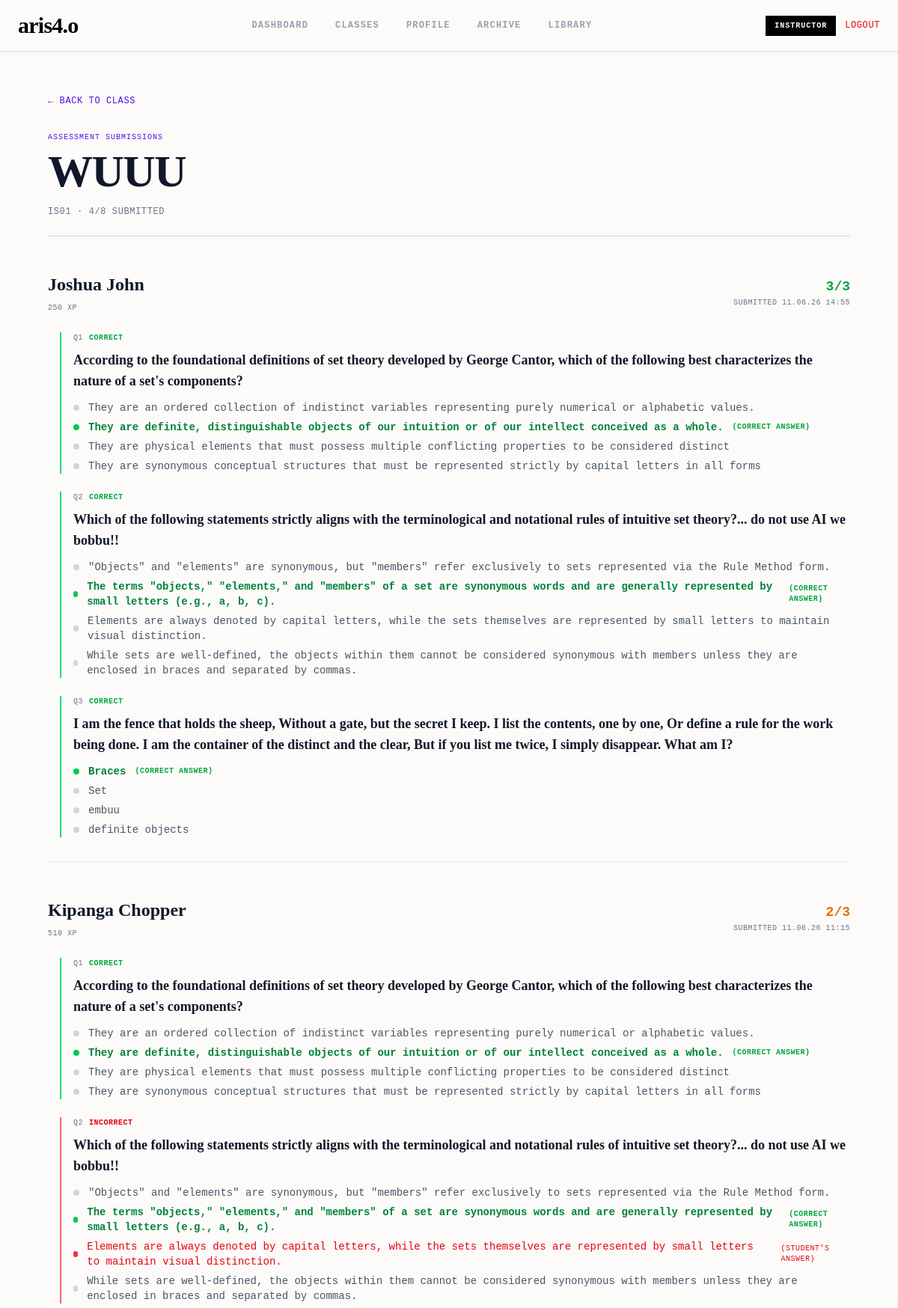
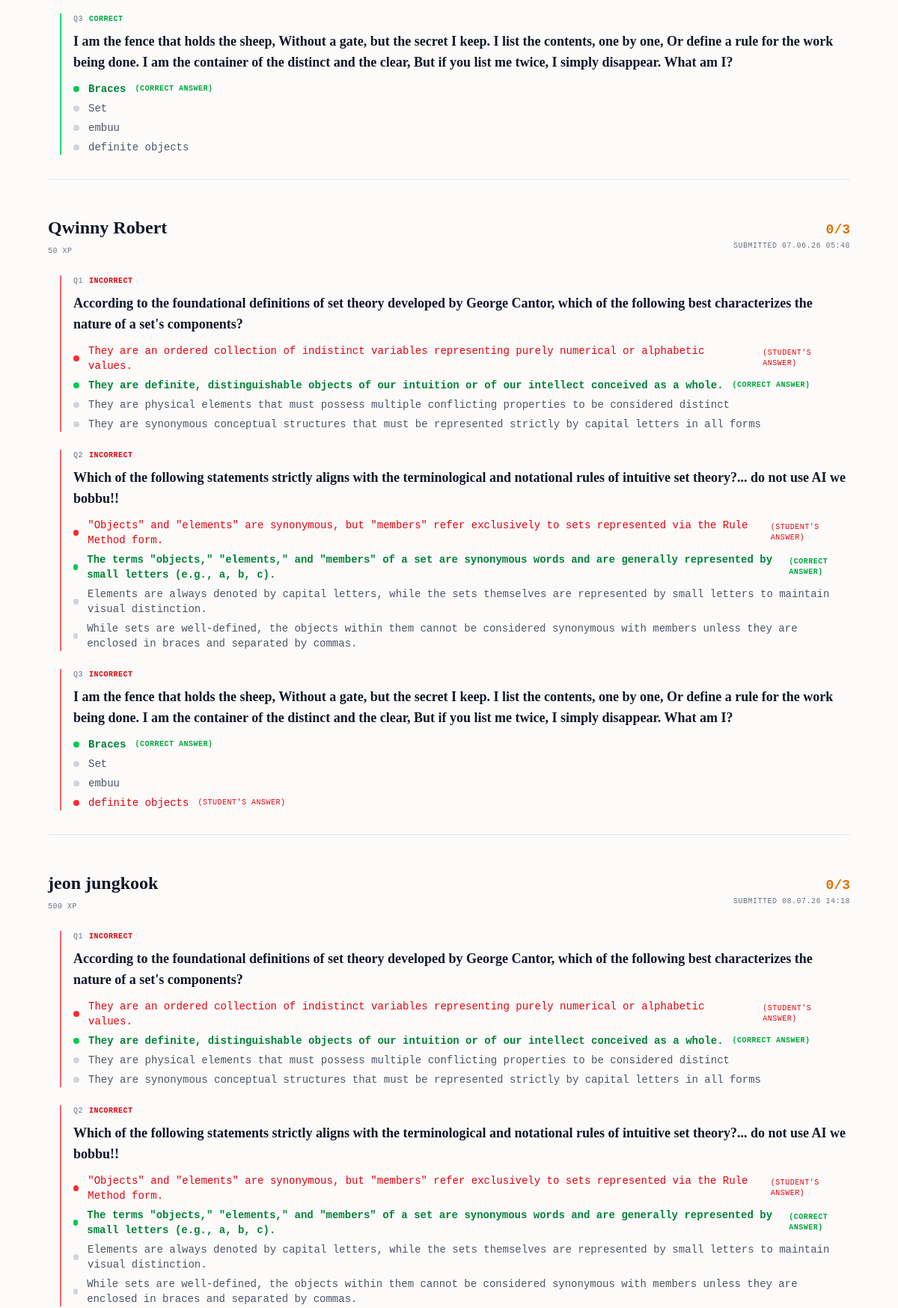
The page /instructor/quiz/4/submissions/ (signed in, upper part) on the database its author committed (2 pictures, top to bottom).
### accounts/models.py (models this page shows, shortened)
class User(AbstractUser):
    ROLE_CHOICES=[
        ('student', 'student'),
        ('instructor', 'instructor'),
        ('admin', 'admin'),
        ]
    role = models.CharField(max_length=20, choices=ROLE_CHOICES)
    is_approved = models.BooleanField(default=False)
    xp = models.IntegerField(default=0)

class Quiz(models.Model):
    title = models.CharField(max_length=255)
    description = models.TextField(blank=True, null=True)
    creator = models.ForeignKey(User, on_delete=models.CASCADE, limit_choices_to={'role': 'instructor'}, related_name='created_quizzes')
    academic_class = models.ForeignKey(AcademicClass, on_delete=models.CASCADE, related_name='quizzes', null=True, blank=True)
    module = models.ForeignKey(Module, on_delete=models.CASCADE, related_name='quizzes', null=True, blank=True)
    created_at = models.DateTimeField(auto_now_add=True)

class AcademicClass(models.Model):
    code = models.CharField(max_length=20, unique=True)
    title = models.CharField(max_length=200)
    schedule_string = models.CharField(max_length=100)
    meeting_link = models.CharField(max_length=200, blank=True, default='')
    students = models.ManyToManyField(settings.AUTH_USER_MODEL, related_name='enrolled_classes', blank=True)
    instructor = models.ForeignKey(settings.AUTH_USER_MODEL, on_delete=models.SET_NULL, null=True, blank=True, limit_choices_to={'role': 'instructor'}, related_name='taught_classes')
    slug = models.SlugField(unique=True, blank=True)

class StudentQuizSubmission(models.Model):
    student = models.ForeignKey(User, on_delete=models.CASCADE, related_name='quiz_submissions')
    quiz = models.ForeignKey(Quiz, on_delete=models.CASCADE, related_name='submissions')
    score = models.IntegerField(default=0)
    total = models.IntegerField(default=0)
    answers = models.JSONField(default=dict, blank=True)
    submitted_at = models.DateTimeField(auto_now_add=True)
    class Meta:
        unique_together = ['student', 'quiz']

class Question(models.Model):
    quiz = models.ForeignKey(Quiz, on_delete=models.CASCADE, related_name='questions')
    text = models.TextField()
    order = models.IntegerField(default=0)
    class Meta:
        ordering = ['order']

class Choice(models.Model):
    question = models.ForeignKey(Question, on_delete=models.CASCADE, related_name='choices')
    text = models.CharField(max_length=255)
    is_correct = models.BooleanField(default=False)
    order = models.IntegerField(default=0)
    class Meta:
        ordering = ['order']

### accounts/views.py (the view)
# urls.py: path('instructor/quiz/<int:quiz_id>/submissions/', views.instructor_quiz_submissions_view, name='instructor_quiz_submissions'),
@login_required
def instructor_quiz_submissions_view(request, quiz_id):
    if request.user.role != 'instructor':
        return redirect('home')
    quiz = get_object_or_404(Quiz, id=quiz_id)
    if quiz.academic_class and quiz.academic_class.instructor != request.user:
        return redirect('home')
    submissions = StudentQuizSubmission.objects.filter(quiz=quiz).select_related('student').order_by('-score')
    questions = list(quiz.questions.prefetch_related('choices').all())
    submission_data = [
        {'student': sub.student, 'submission': sub, 'question_results': build_question_results(sub, questions)}
        for sub in submissions
    ]
    enrolled_students = quiz.academic_class.students.all() if quiz.academic_class else []
    submitted_ids = {s.student_id for s in submissions}
    pending_students = [s for s in enrolled_students if s.id not in submitted_ids]
    return render(request, 'instructor_quiz_submissions.html', {
        'quiz': quiz, 'submission_data': submission_data, 'pending_students': pending_students,
        'questions': questions, 'total_submissions': submissions.count(),
        'total_enrolled': enrolled_students.count(),
    })

### accounts/views.py (called while the page is built)
def build_question_results(submission, questions):
    results = []
    for question in questions:
        selected_choice_id = submission.answers.get(str(question.id))
        selected_choice = None
        correct_choice = None
        is_correct = False
        for choice in question.choices.all():
            if choice.is_correct:
                correct_choice = choice
            if selected_choice_id and choice.id == selected_choice_id:
                selected_choice = choice
                is_correct = choice.is_correct
        results.append({
            'question': question,
            'selected_choice': selected_choice,
            'correct_choice': correct_choice,
            'is_correct': is_correct,
        })
    return results

### accounts/templates/instructor_quiz_submissions.html (shortened to what this page needs)
{% extends 'base.html' %}
{% block content %}
<main class="max-w-[1200px] mx-auto px-5 md:px-16 py-12 pb-32">
  <div class="mb-8">
    <a href="{% url 'instructor_class' slug=quiz.academic_class.slug %}" class="font-mono text-xs text-[#4f14e0] hover:underline uppercase tracking-wider">
      &larr; BACK TO CLASS
    </a>
  </div>
  <header class="mb-12 pb-6 border-b border-gray-300">
    <span class="font-mono text-[10px] text-[#4f14e0] uppercase tracking-widest block mb-2">ASSESSMENT SUBMISSIONS</span>
    <h1 class="font-serif text-4xl md:text-6xl font-black tracking-tight leading-none text-gray-900 uppercase mb-4">
      {{ quiz.title }}
    </h1>
    <div class="font-mono text-xs text-gray-500 uppercase tracking-wider">
      {{ quiz.academic_class.code }} &middot; {{ total_submissions }}/{{ total_enrolled }} submitted
    </div>
  </header>
  {% if submission_data %}
    {% for item in submission_data %}
    <section class="mb-12 pb-8 border-b border-gray-200">
      <div class="flex items-baseline justify-between mb-6">
        <div>
          <h2 class="font-serif text-2xl font-bold text-gray-900">{{ item.student.get_full_name|default:item.student.username }}</h2>
          <span class="font-mono text-[10px] text-gray-500 uppercase tracking-wider">{{ item.student.xp|default:"0" }} XP</span>
        </div>
        <div class="text-right">
          <span class="font-mono text-lg font-bold {% if item.submission.score == item.submission.total %}text-green-600{% else %}text-amber-600{% endif %}">
            {{ item.submission.score }}/{{ item.submission.total }}
          </span>
          <span class="font-mono text-[10px] text-gray-500 block uppercase tracking-wider">
            Submitted {{ item.submission.submitted_at|date:"d.m.y H:i" }}
          </span>
        </div>
      </div>
      <div class="space-y-6 pl-4">
        {% for result in item.question_results %}
        <div class="pl-4 border-l-2 {% if result.is_correct %}border-green-400{% else %}border-red-400{% endif %}">
          <div class="flex items-center gap-2 mb-2">
            <span class="font-mono text-[10px] text-gray-500 uppercase tracking-wider">Q{{ forloop.counter }}</span>
            {% if result.is_correct %}
            <span class="font-mono text-[10px] text-green-600 uppercase tracking-wider font-bold">CORRECT</span>
            {% else %}
            <span class="font-mono text-[10px] text-red-600 uppercase tracking-wider font-bold">INCORRECT</span>
            {% endif %}
          </div>
          <p class="font-serif text-lg font-bold text-gray-900 mb-3">{{ result.question.text }}</p>
          <div class="space-y-1.5">
            {% for choice in result.question.choices.all %}
            <div class="flex items-center gap-3 font-mono text-sm {% if choice.is_correct %}text-green-700 font-bold{% elif result.selected_choice and choice.id == result.selected_choice.id and not choice.is_correct %}text-red-600{% else %}text-gray-600{% endif %}">
              <span class="w-2 h-2 rounded-full inline-block {% if choice.is_correct %}bg-green-500{% elif result.selected_choice and choice.id == result.selected_choice.id %}bg-red-500{% else %}bg-gray-300{% endif %}"></span>
              <span>{{ choice.text }}</span>
              {% if choice.is_correct %}
              <span class="text-[10px] uppercase tracking-wider text-green-600">(correct answer)</span>
              {% elif result.selected_choice and choice.id == result.selected_choice.id %}
              <span class="text-[10px] uppercase tracking-wider text-red-600">(student's answer)</span>
              {% endif %}
            </div>
            {% endfor %}
          </div>
        </div>
        {% endfor %}
      </div>
    </section>
    {% endfor %}
  {% else %}
  <div class="text-center py-16">
    <p class="font-mono text-sm text-gray-500 uppercase tracking-wider">No submissions yet</p>
    <p class="text-sm text-gray-400 mt-2">Students haven't taken this quiz yet.</p>
  </div>
  {% endif %}
</main>
{% endblock %}

### accounts/templates/base.html (shortened to what this page needs)
{% load static %}
<!DOCTYPE html>
<html lang="en">
<head>
    <link rel="stylesheet" href="{% static 'css/tailwind.css' %}">
</head>
<body class="bg-[#fcfbfa] min-h-screen flex flex-col" style="padding-top: 72px; padding-bottom: 88px;" onload="if(!document.querySelector('nav.fixed')){this.style.paddingTop='0';this.style.paddingBottom='0';}">
{% if request.resolver_match.url_name != 'login' and request.resolver_match.url_name != 'register' and request.resolver_match.url_name != 'home' and request.resolver_match.url_name != 'password_reset' and request.resolver_match.url_name != 'password_reset_done' and request.resolver_match.url_name != 'password_reset_confirm' and request.resolver_match.url_name != 'password_reset_complete' %}
<nav class="w-full bg-[#fcfbfa] border-b-2 border-gray-200 shadow-[0_4px_24px_rgba(0,0,0,0.06)] px-6 py-4 fixed top-0 left-0 right-0 z-50">
  <div class="max-w-7xl mx-auto flex items-center justify-between">
    <a href="{% url 'home' %}" class="font-serif text-3xl font-black tracking-tight text-black select-none">aris4.o</a>
    <div class="hidden md:flex items-center gap-1 font-mono text-xs font-bold uppercase tracking-widest">
      {% with current=request.resolver_match.url_name %}
      {% if user.is_authenticated %}
      {% if user.role == 'admin' or user.is_superuser %}
          <a href="{% url 'admin_dashboard' %}" class="relative px-4 py-2 transition-colors {% if current == 'admin_dashboard' %}text-[#4f14e0] after:absolute after:bottom-[-1rem] after:left-2 after:right-2 after:h-[3px] after:bg-[#4f14e0] after:rounded-full{% else %}text-gray-400 hover:text-[#4f14e0]{% endif %}">Dashboard</a>
          {% elif user.role == 'instructor' %}
          <a href="{% url 'instructor_dashboard' %}" class="relative px-4 py-2 transition-colors {% if current == 'instructor_dashboard' %}text-[#4f14e0] after:absolute after:bottom-[-1rem] after:left-2 after:right-2 after:h-[3px] after:bg-[#4f14e0] after:rounded-full{% else %}text-gray-400 hover:text-[#4f14e0]{% endif %}">Dashboard</a>
          <a href="{% url 'instructor_manage_classes' %}" class="relative px-4 py-2 transition-colors {% if current == 'instructor_manage_classes' or current == 'instructor_class' %}text-[#4f14e0] after:absolute after:bottom-[-1rem] after:left-2 after:right-2 after:h-[3px] after:bg-[#4f14e0] after:rounded-full{% else %}text-gray-400 hover:text-[#4f14e0]{% endif %}">Classes</a>
          <a href="{% url 'teacher_profile' %}" class="relative px-4 py-2 transition-colors {% if current == 'teacher_profile' or current == 'teacher_profile_by_username' or current == 'edit_instructor_profile' %}text-[#4f14e0] after:absolute after:bottom-[-1rem] after:left-2 after:right-2 after:h-[3px] after:bg-[#4f14e0] after:rounded-full{% else %}text-gray-400 hover:text-[#4f14e0]{% endif %}">Profile</a>
        {% endif %}
        {% else %}
        <a href="{% url 'login' %}" class="relative px-4 py-2 text-gray-400 hover:text-[#4f14e0] transition-colors">Dashboard</a>
        {% endif %}
      <a href="{% url 'archive_index' %}" class="relative px-4 py-2 transition-colors {% if current == 'archive_index' or current == 'archive_category' %}text-[#4f14e0] after:absolute after:bottom-[-1rem] after:left-2 after:right-2 after:h-[3px] after:bg-[#4f14e0] after:rounded-full{% else %}text-gray-400 hover:text-[#4f14e0]{% endif %}">Archive</a>
      <a href="{% url 'library' %}" class="relative px-4 py-2 transition-colors {% if current == 'library' or current == 'library_download' %}text-[#4f14e0] after:absolute after:bottom-[-1rem] after:left-2 after:right-2 after:h-[3px] after:bg-[#4f14e0] after:rounded-full{% else %}text-gray-400 hover:text-[#4f14e0]{% endif %}">Library</a>
      {% endwith %}
    </div>
    <div class="flex items-center gap-3">
      {% if user.is_authenticated and user_tier %}
      <div class="flex items-center gap-2">
        <div class="{{ user_tier.tier_color_class }} font-mono text-[10px] font-bold tracking-widest px-3 py-1.5 uppercase select-none shadow-sm">
          {{ user_tier.title }}
        </div>
      </div>
      {% endif %}
      {% if user.is_authenticated %}
      <a href="{% url 'logout' %}" class="hidden md:inline font-mono text-xs text-red-600 hover:text-red-800 uppercase tracking-wider transition-colors">Logout</a>
      {% endif %}
    </div>
  </div>
</nav>
{% endif %}
<main class="flex-grow">
    {% block content %}
    {% endblock %}
</main>
</body>
</html>

### rows shown on the page
User: title "INSTRUCTOR"
Quiz: title "WUUU", academic_class.code "IS01"
User: student.get_full_name "Joshua John", student.xp "250", submission.score "3", submission.total "3", submission.submitted_at "11.06.26 14:55"
Question: shows "CORRECT", question.text "According to the foundational definitions of set theory developed by George Cantor, which of the following best characterizes the nature of a set's components?"
Choice: is_correct False (drawn), text "They are an ordered collection of indistinct variables representing purely numerical or alphabetic values."
Choice: is_correct True (drawn), text "They are definite, distinguishable objects of our intuition or of our intellect conceived as a whole."
Choice: is_correct False (drawn), text "They are physical elements that must possess multiple conflicting properties to be considered distinct"
Choice: is_correct False (drawn), text "They are synonymous conceptual structures that must be represented strictly by capital letters in all forms"
Question: shows "CORRECT", question.text "Which of the following statements strictly aligns with the terminological and notational rules of intuitive set theory?... do not use AI we bobbu!!"
Choice: is_correct False (drawn), text "\"Objects\" and \"elements\" are synonymous, but \"members\" refer exclusively to sets represented via the Rule Method form."
Choice: is_correct True (drawn), text "The terms \"objects,\" \"elements,\" and \"members\" of a set are synonymous words and are generally represented by small letters (e.g., a, b, c)."
Choice: is_correct False (drawn), text "Elements are always denoted by capital letters, while the sets themselves are represented by small letters to maintain visual distinction."
Choice: is_correct False (drawn), text "While sets are well-defined, the objects within them cannot be considered synonymous with members unless they are enclosed in braces and separated by commas."
Question: shows "CORRECT", question.text "I am the fence that holds the sheep, Without a gate, but the secret I keep. I list the contents, one by one, Or define a rule for the work being done. I am the container of the distinct and the clear, But if you list me twice, I simply disappear. What am I?"
Choice: is_correct True (drawn), text "Braces"
Choice: is_correct False (drawn), text "Set"
Choice: is_correct False (drawn), text "embuu"
Choice: is_correct False (drawn), text "definite objects"
User: student.get_full_name "Kipanga Chopper", student.xp "510", submission.score "2", submission.total "3", submission.submitted_at "11.06.26 11:15"
User: student.get_full_name "Qwinny Robert", student.xp "50", submission.score "0", submission.total "3", submission.submitted_at "07.06.26 05:48"
User: student.get_full_name "jeon jungkook", student.xp "500", submission.score "0", submission.total "3", submission.submitted_at "08.07.26 14:18"

### other values the page prints
{{ total_submissions }} "4"
{{ total_enrolled }} "8"
